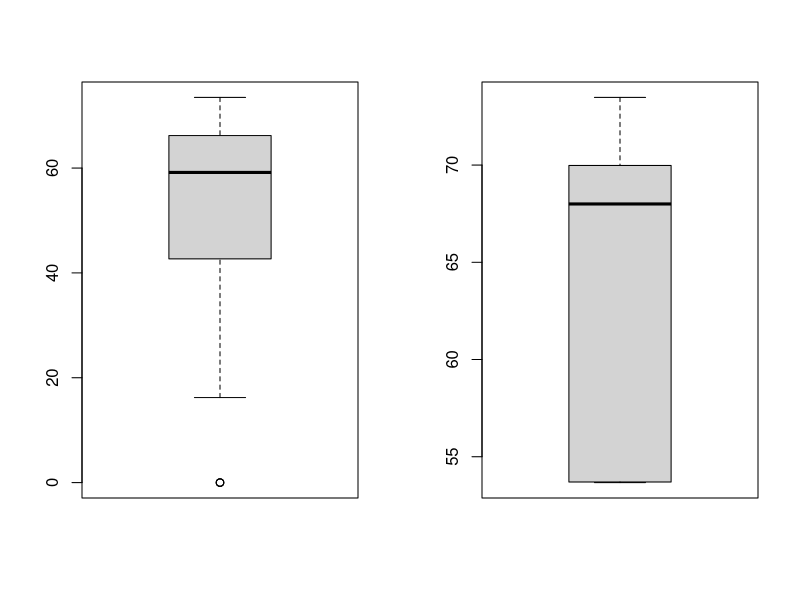

R code for this plot:
da <- read.csv("Data/FI1.csv", stringsAsFactors = FALSE)
head(da)
str(da)
par(mfrow = c(1,2))
daclear <- subset(da, da$Clear == 1)
boxplot(da$Mark)
boxplot(daclear$Mark)
max(da$Mark, na.rm = TRUE)
max(daclear$Mark, na.rm = TRUE)
min(da$Mark, na.rm = TRUE)
min(daclear$Mark, na.rm = TRUE)
length(daclear$Mark)
length(da$Mark)